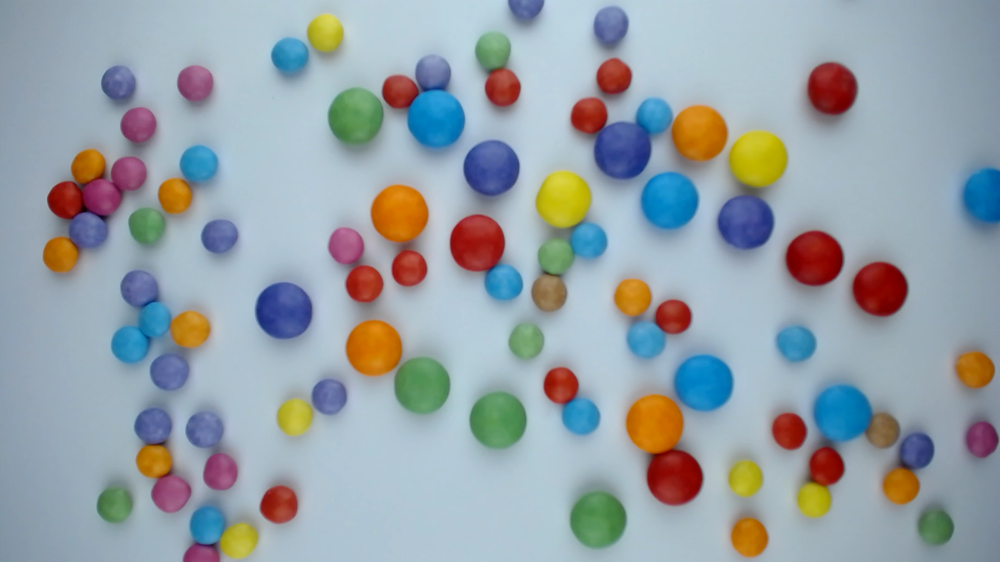
#> input picture smarties0.png, 1000 x 562 px, shrunk from 1920 x 1080 before the run
$ jupyter execute --allow-errors ObjectDetection.ipynb
#> lines starting #> are read from the running program, lines starting #| are printed output that depends on the picture; after the words box and inside, x2 and y2 are one past the last pixel; in counts of white or black regions, pixels touching at a corner belong together
# Object detection in the "wild"

A good application in quality management is classifying and counting objects.

[cell 1]
# Import OpenCV
import cv2
# Since OpenCV is based on numpy:
import numpy as np
# Import pyplot (we will need this to plot with the notebook)
import matplotlib.pyplot as plt
# Import ColorThief
from colorthief import ColorThief
# Helper function to provide plots in true colors in the notebook
def imshow(title, im):
    plt.imshow(cv2.cvtColor(im, cv2.COLOR_BGR2RGB))
    plt.title(title)

## Aufgabenstellung

Diesmal geht es um Smarties:

1. Findet und zählt die roten Smarties in den Bildern.

    - Dieses Beispiel ist gut in Anlehnung an die Sh2-Tafeln im Beispiel lösbar.

1. Challenge: zählt große und kleine Smarties (habe ich bisher selbst nicht gelöst...).

    - Hier könnte "HoughCircles" helfen.

1. Challenge 2: Zählt, wie viele Smarties jeweils weggenommen werden.

    - Für Veränderungen ist es hilfreich, Bilder zu subtrahieren.

Dokumentiert eure Lösungen wie gewohnt in einem Jupyter Notebook.

[cell 2]
def smarties_zählen(bildpfad, ausgewählte_farben):
#> called with bildpfad = 'smarties0.png'
    bild = cv2.imread(bildpfad)
#> bild is the input picture: shape (562, 1000, 3); mean B, G, R 167.5, 161.3, 150.4

    if bild is None:
        print("Fehler: Das Bild konnte nicht geladen werden.")
        return

    # Konvertiere das Bild zu HSV (Hue, Saturation, Value)
    hsv_bild = cv2.cvtColor(bild, cv2.COLOR_BGR2HSV)
#> hsv_bild: shape (562, 1000, 3); mean H, S, V 94.3, 70.5, 183.5

    # Definiere die Farbintervalle für verschiedene Smartie-Farben
    farbintervalle = {
        'rot': ([0, 100, 100], [10, 255, 255]),
        'blau': ([110, 50, 50], [130, 255, 255]),
        'gruen': ([40, 40, 40], [80, 255, 255]),
        # Hier kannst du weitere Farben hinzufügen
    }

    # Überprüfe, ob die ausgewählten Farben gültig sind
    ungültige_farben = [farbe for farbe in ausgewählte_farben if farbe not in farbintervalle]
    if ungültige_farben:
        print(f"Warnung: Die Farben {', '.join(ungültige_farben)} wurden nicht erkannt.")
        return {farbe: 0 for farbe in ausgewählte_farben}

    ergebnisse = {}

    for farbe in ausgewählte_farben:
        farbuntergrenze, farbobergrenze = farbintervalle[farbe]

        # Erzeuge die Farbmaske für die Smarties
        maske = cv2.inRange(hsv_bild, np.array(farbuntergrenze), np.array(farbobergrenze))

        # Erzeuge den Konturfilter
        konturen, _ = cv2.findContours(maske, cv2.RETR_EXTERNAL, cv2.CHAIN_APPROX_SIMPLE)

        # Glättung
        gültige_konturen = [cnt for cnt in konturen if cv2.contourArea(cnt) > 100]

        # Zeichne Konturen auf das Bild
        cv2.drawContours(bild, gültige_konturen, -1, (0, 255, 0), 2)

        ergebnisse[farbe] = len(gültige_konturen)
#> this loop made 2 passes
#> pass 1, in smarties_zählen, `maske = cv2.inRange(hsv_bild, np.array(farbuntergrenze), np.array(farb..`:
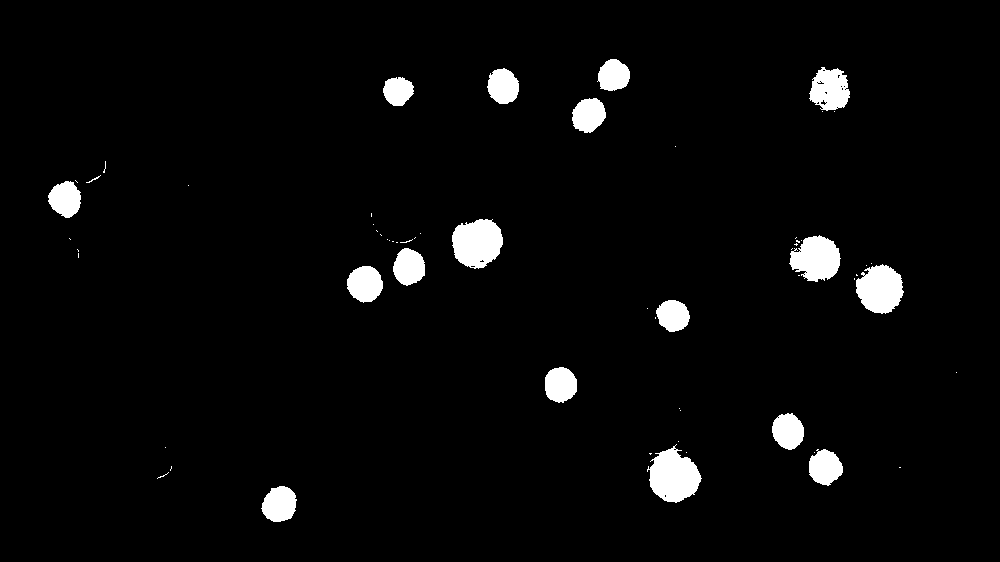
#> maske: shape (562, 1000); 3.5% white; 61 white regions (43 under 20 px), largest, box (x1, y1, x2, y2) and area: (647, 444, 702, 503) 2058, (452, 219, 503, 269) 1942, (856, 264, 904, 314) 1754
#> pass 2, in smarties_zählen, `maske = cv2.inRange(hsv_bild, np.array(farbuntergrenze), np.array(farb..`:
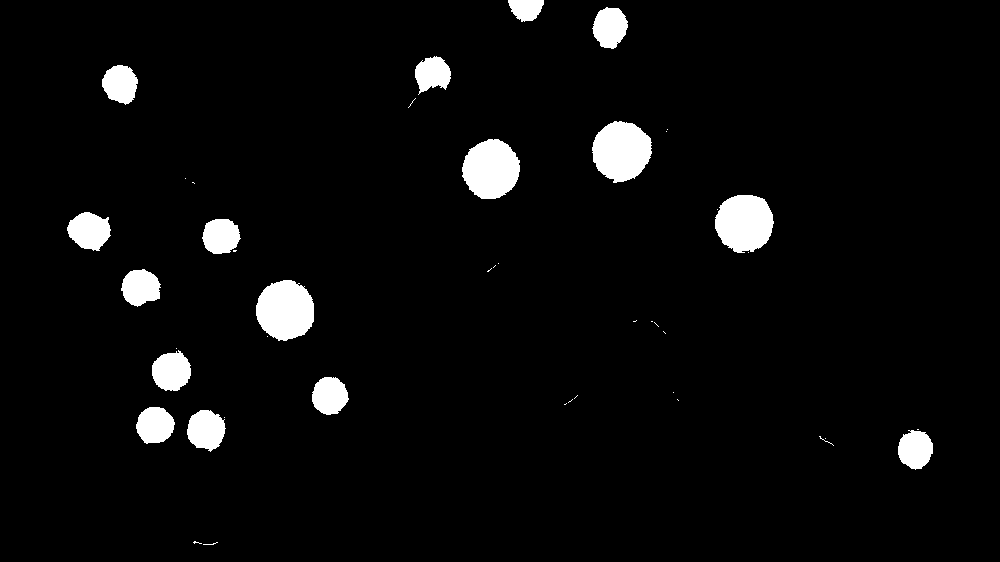
#> maske: shape (562, 1000); 4.2% white; 44 white regions (28 under 20 px), largest, box (x1, y1, x2, y2) and area: (592, 121, 652, 183) 2771, (256, 280, 314, 341) 2751, (715, 195, 774, 253) 2669
#> after the loop:
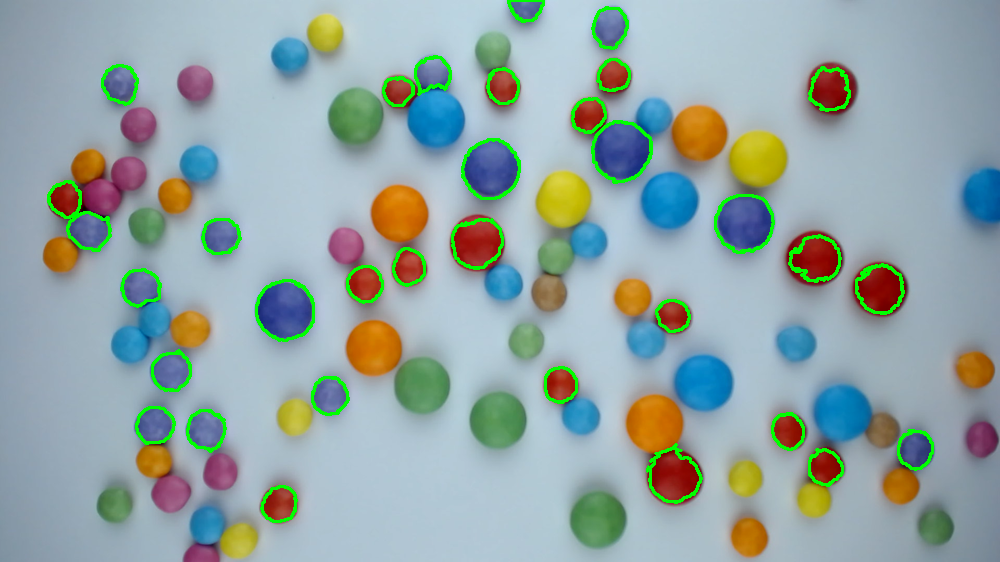
#> bild: shape (562, 1000, 3); 2.65% of pixels changed, all inside (x1, y1, x2, y2) = (47, 0, 934, 523)
#> after the loop, ergebnisse = {'rot': 17, 'blau': 16}

    bild_rgb = cv2.cvtColor(bild, cv2.COLOR_BGR2RGB)

    plt.imshow(bild_rgb)
    plt.title('Smarties.png')
    plt.axis('off')
    plt.show()

    return ergebnisse

# [6 lines of commented-out code are left out]

[cell 3]
bildpfad = 'smarties0.png'
ausgewählte_farben = ['rot', 'blau']
ergebnisse = smarties_zählen(bildpfad, ausgewählte_farben)
#> ergebnisse = {'rot': 17, 'blau': 16}
for farbe, anzahl in ergebnisse.items():
    print(f'Anzahl {farbe} Smarties: {anzahl}')
#> this loop made 2 passes
#> (farbe, anzahl) on passes 1 to 2: ('rot', 17), ('blau', 16)
#> (printed output is left out)

[cell 4]
def zähle_große_kleine_smarties(image_path, min_radius, max_radius, radius_threshold):
#> called with image_path = 'smarties0.png', min_radius = 20, max_radius = 100, radius_threshold = 50
    img = cv2.imread(image_path)

    if img is None:
        print("Fehler: Das Bild konnte nicht geladen werden.")
        return

    gray = cv2.cvtColor(img, cv2.COLOR_BGR2GRAY)
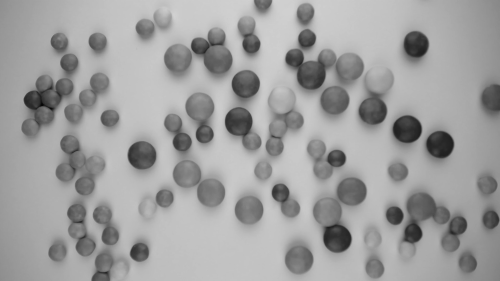
#> gray: shape (562, 1000) (shown at 1/2 size); min 4, max 209, mean 158.7
    blurred = cv2.GaussianBlur(gray, (5, 5), 0)

    circles = cv2.HoughCircles(
        blurred,
        cv2.HOUGH_GRADIENT,
        dp=0.5,
        minDist=40,
        param1=45,
        param2=17,
        minRadius=min_radius,
        maxRadius=max_radius
    )
#> circles = 91 rows, first 8: [597.5, 519.5, 28.1], [497.5, 419.5, 28.4], [421.5, 385.5, 28.2], [435.5, 118.5, 29.1], [490.5, 167.5, 27.7], [674.5, 476.5, 28.5], [703.5, 383.5, 29.4], [668.5, 199.5, 28.8]

    if circles is not None:
        circles = np.uint16(np.around(circles))
#> circles = 91 rows, first 8: [598, 520, 28], [498, 420, 28], [422, 386, 28], [436, 118, 29], [490, 168, 28], [674, 476, 28], [704, 384, 29], [668, 200, 29]

        small_smarties = 0
        big_smarties = 0

        for i in circles[0, :]:
            radius = i[2]

            if radius < radius_threshold:
                small_smarties += 1
                cv2.circle(img, (i[0], i[1]), radius, (0, 0, 255), 2)
            else:
                big_smarties += 1
                cv2.circle(img, (i[0], i[1]), radius, (0, 255, 0), 2)
#> this loop made 91 passes
#> (i, radius) on passes 1 to 8: ([598, 520, 28], 28), ([498, 420, 28], 28), ([422, 386, 28], 28), ([436, 118, 29], 29), ([490, 168, 28], 28), ([674, 476, 28], 28), ([704, 384, 29], 29), ([668, 200, 29], 29)
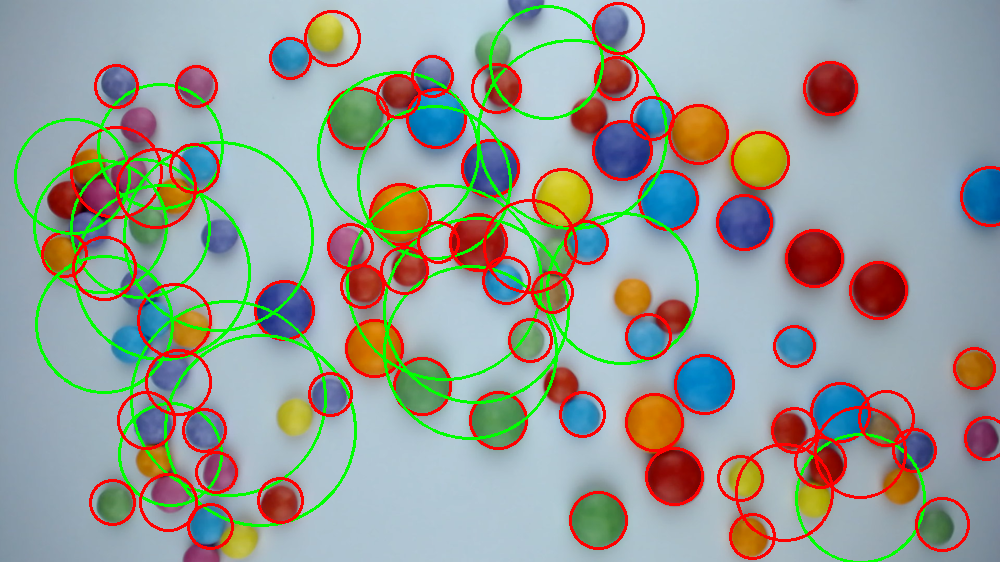
#> img: shape (562, 1000, 3); 10.36% of pixels changed, all inside (x1, y1, x2, y2) = (14, 2, 1000, 562)
#> after the loop, big_smarties = 19; small_smarties = 72

        print(f"Anzahl kleiner Smarties: {small_smarties}")
#| Anzahl kleiner Smarties: 72
        print(f"Anzahl großer Smarties: {big_smarties}")
#| Anzahl großer Smarties: 19

        plt.imshow(cv2.cvtColor(img, cv2.COLOR_BGR2RGB))
        plt.title('Smarties')
        plt.axis('off')
        plt.show()

        return {'kleine_smarties': small_smarties, 'große_smarties': big_smarties}
    else:
        print("Keine Smarties gefunden.")
        return {'kleine_smarties': 0, 'große_smarties': 0}

# [7 lines of commented-out code are left out]

[cell 5]
image_path = 'smarties0.png'  # Ersetze dies durch den tatsächlichen Pfad zu deinem Bild
min_radius=20
max_radius=100
radius_threshold=50
zähle_große_kleine_smarties(image_path, min_radius, max_radius, radius_threshold)

[cell 6]
def count_smarties(image_path, min_radius=10, max_radius=100):
#> called with image_path = 'smarties0.png', min_radius = 10, max_radius = 100
    img = cv2.imread(image_path, cv2.IMREAD_GRAYSCALE)
#> img: shape (562, 1000)

    # Wende den Gaußschen Weichzeichner auf das Graustufenbild an
    blurred = cv2.GaussianBlur(img, (5, 5), 0)

    # Finde Kreise im Bild
    circles = cv2.HoughCircles(
        blurred,
        cv2.HOUGH_GRADIENT,
        dp=0.5,
        minDist=40,
        param1=45,
        param2=17,
        minRadius=min_radius,
        maxRadius=max_radius
    )
#> circles = 94 rows, first 8: [435.5, 118.5, 28.9], [745.5, 221.5, 27.8], [814.5, 258.5, 28.2], [497.5, 419.5, 28.2], [621.5, 149.5, 29.4], [422.5, 385.5, 28.5], [841.5, 412.5, 28.4], [398.5, 212.5, 28.6]

    if circles is not None:
        circles = np.uint16(np.around(circles))
#> circles = 94 rows, first 8: [436, 118, 29], [746, 222, 28], [814, 258, 28], [498, 420, 28], [622, 150, 29], [422, 386, 28], [842, 412, 28], [398, 212, 29]

        # Zeichne die erkannten Kreise auf das Bild
        img_color = cv2.cvtColor(img, cv2.COLOR_GRAY2BGR)
        for i in circles[0, :]:
            cv2.circle(img_color, (i[0], i[1]), i[2], (0, 255, 0), 2)
#> this loop made 94 passes
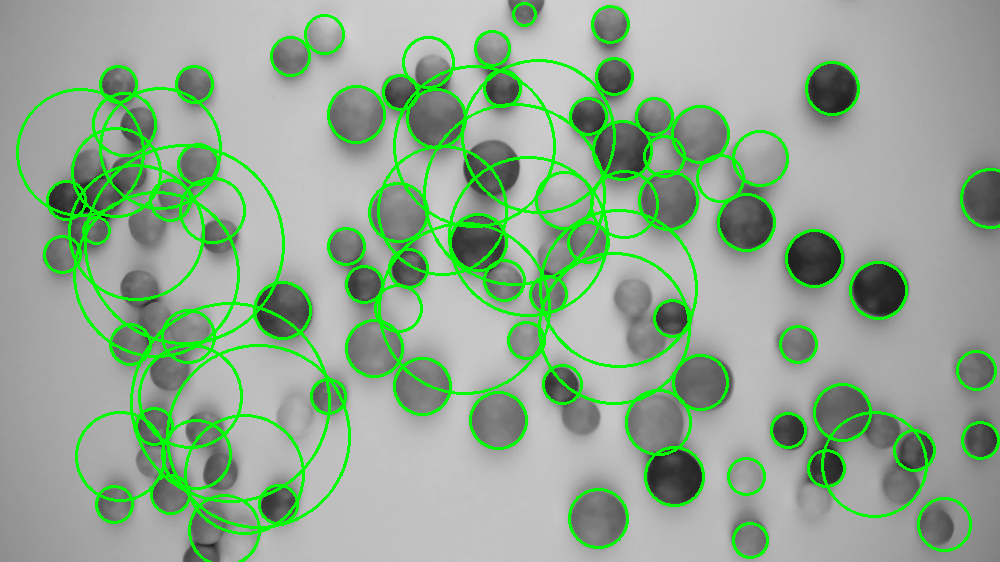
#> img_color: shape (562, 1000, 3); mean B, G, R 145.3, 169.6, 145.3
#> `smarties_count = count_smarties(image_path)`: smarties_count = 94
#> pass 2 of the loop `for i in range(7):`:
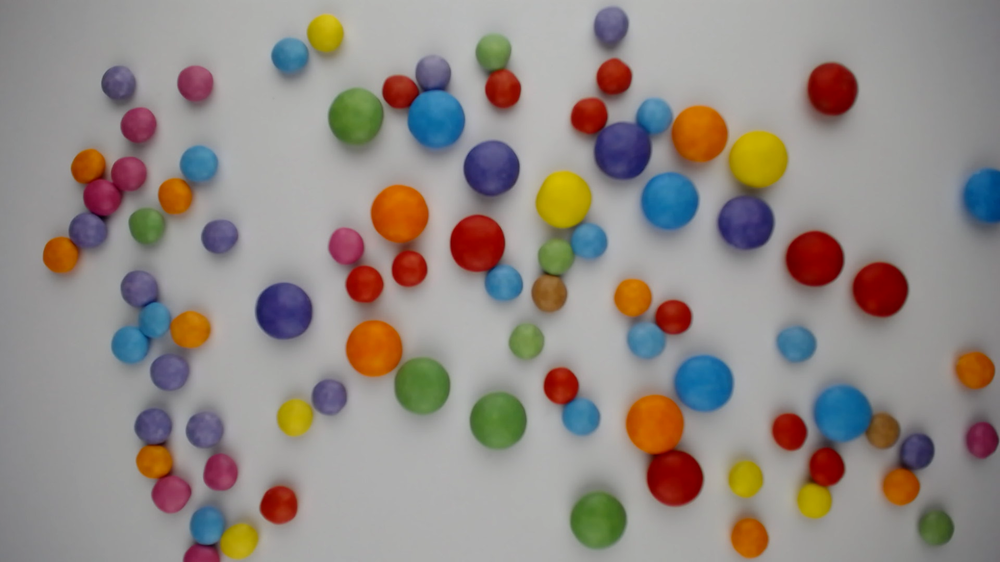
#> input picture smarties1.png, 1000 x 562 px, shrunk from 1920 x 1080 before the run
#> in count_smarties (call 2), `img = cv2.imread(image_path, cv2.IMREAD_GRAYSCALE)`:
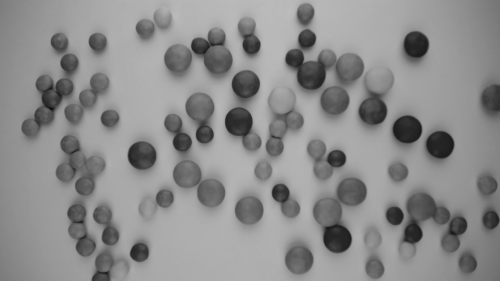
#> img: shape (562, 1000) (shown at 1/2 size); min 4, max 187, mean 140.3
#> in count_smarties (call 2), `circles = cv2.HoughCircles( blurred, cv2.HOUGH_GRADIENT, dp=0.5, minDi..`: circles = 95 rows, first 8: [421.5, 385.5, 28.1], [597.5, 519.5, 28.2], [356.5, 116.5, 28.8], [491.5, 168.5, 27.8], [880.5, 288.5, 27.4], [831.5, 88.5, 26], [436.5, 118.5, 29.5], [398.5, 213.5, 29.3]
#> in count_smarties (call 2), `circles = np.uint16(np.around(circles))`: circles = 95 rows, first 8: [422, 386, 28], [598, 520, 28], [356, 116, 29], [492, 168, 28], [880, 288, 27], [832, 88, 26], [436, 118, 30], [398, 214, 29]
#> the loop in count_smarties (call 2), `for i in circles[0, :]:` made 95 passes
#> after the loop in count_smarties (call 2), `for i in circles[0, :]:`:
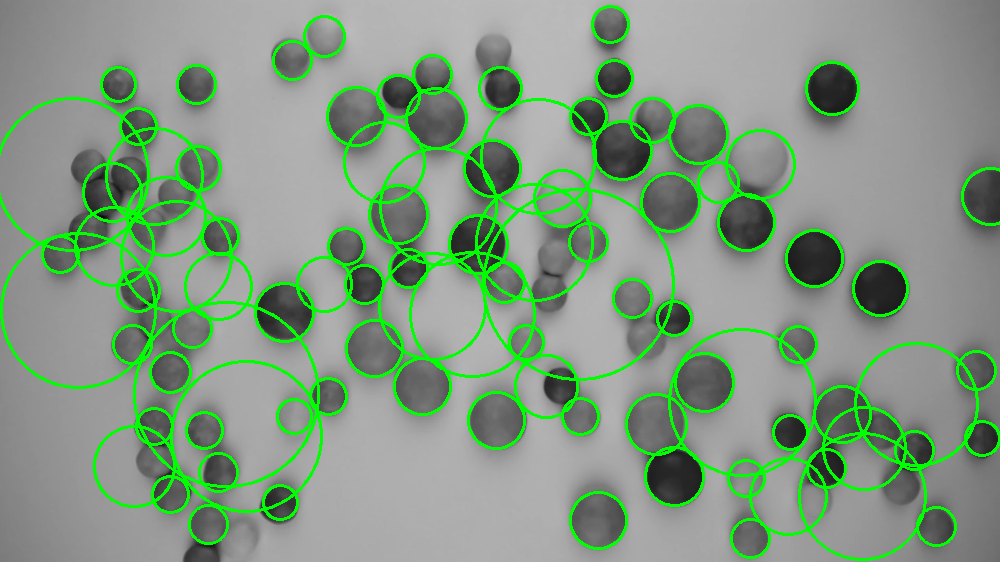
#> img_color: shape (562, 1000, 3); mean B, G, R 129.8, 152.9, 129.8
#> smarties_count = 95
#> pass 3 of the loop `for i in range(7):`:
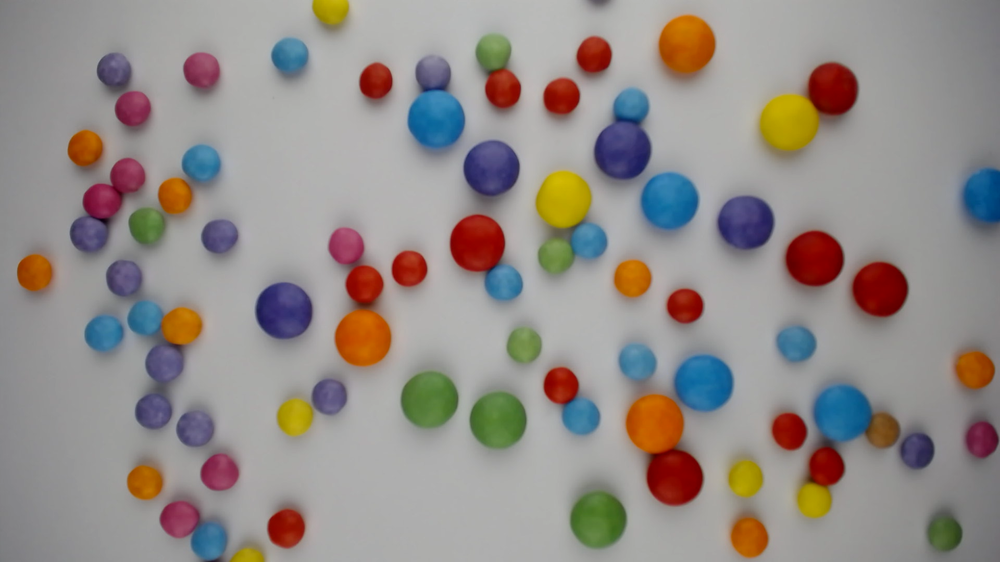
#> input picture smarties2.png, 1000 x 562 px, shrunk from 1920 x 1080 before the run
#> in count_smarties (call 3), `img = cv2.imread(image_path, cv2.IMREAD_GRAYSCALE)`:
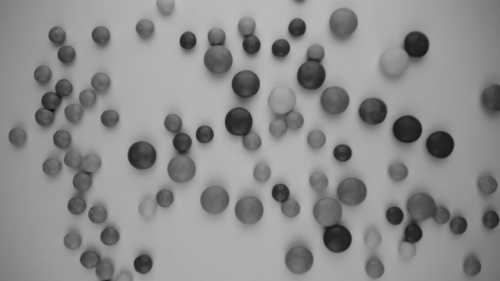
#> img: shape (562, 1000) (shown at 1/2 size); min 5, max 188, mean 142
#> in count_smarties (call 3), `circles = cv2.HoughCircles( blurred, cv2.HOUGH_GRADIENT, dp=0.5, minDi..`: circles = 84 rows, first 8: [668.5, 200.5, 28.6], [283.5, 310.5, 28.2], [497.5, 419.5, 28.4], [428.5, 399.5, 28.8], [674.5, 476.5, 28.8], [621.5, 149.5, 29.3], [880.5, 288.5, 27.5], [704.5, 382.5, 28.9]
#> in count_smarties (call 3), `circles = np.uint16(np.around(circles))`: circles = 84 rows, first 8: [668, 200, 29], [284, 310, 28], [498, 420, 28], [428, 400, 29], [674, 476, 29], [622, 150, 29], [880, 288, 28], [704, 382, 29]
#> the loop in count_smarties (call 3), `for i in circles[0, :]:` made 84 passes
#> after the loop in count_smarties (call 3), `for i in circles[0, :]:`:
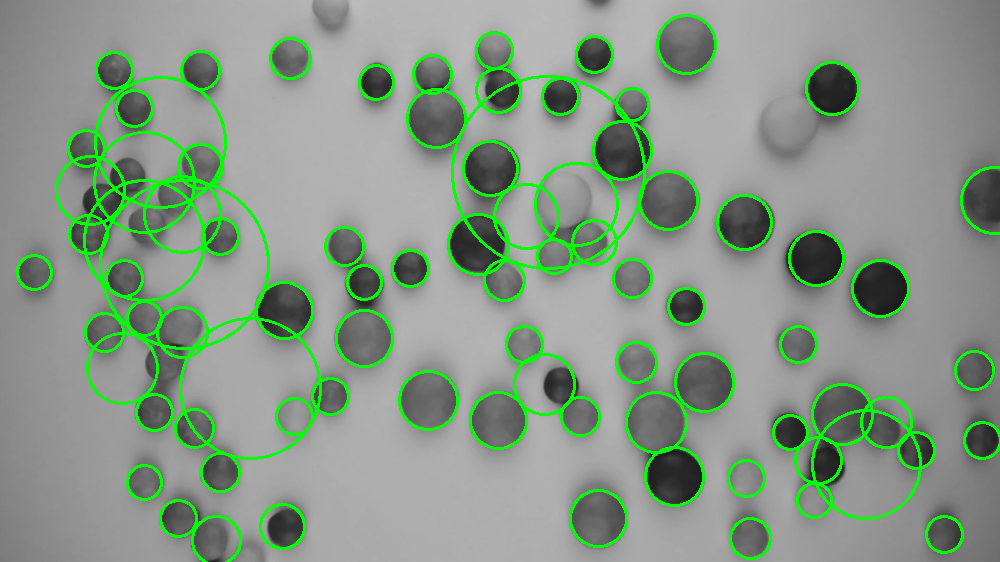
#> img_color: shape (562, 1000, 3); mean B, G, R 133.9, 151.9, 133.9
#> smarties_count = 84

        # Anzeige des Bildes mit erkannten Smarties
        plt.imshow(img_color)
        plt.title(f'Smarties auf {image_path}')
        plt.axis('off')
        plt.show()

        return len(circles[0])
    else:
        print("Keine Smarties gefunden.")
        return 0

# Beispielaufrufe für aufeinanderfolgende Bilder von smarties0 bis smarties7
smarties_counts = []
#> (the rest of this cell did not finish here and is left out)
